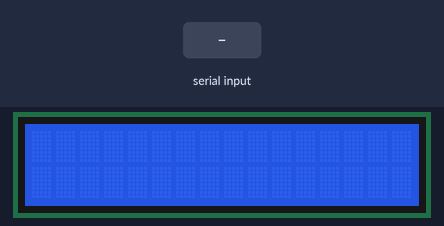
Simulated run of this sketch. Board: Arduino Mega 2560, built with avr-gcc and run on an emulated ATmega2560. Parts: 16×2 character LCD. The test bench sets the inputs (shaded band).

Above: at 2.2 s.
2.3 s: byte 30 received over Serial
3.8 s: byte 90 received over Serial
At 4.2 s:
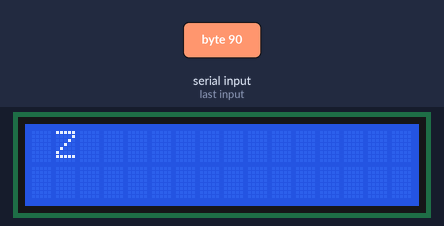
5.3 s: byte 120 received over Serial
At 6.5 s:
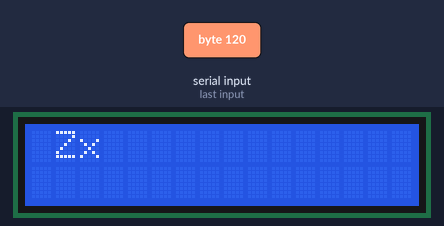
6.8 s: byte 30 received over Serial
8.3 s: byte 90 received over Serial
At 8.8 s:
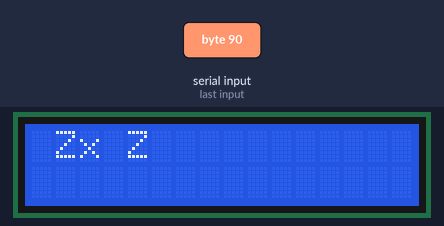
9.8 s: byte 120 received over Serial
At 11.1 s:
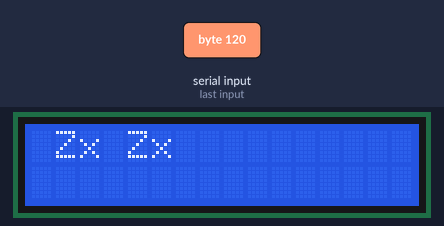
Timing chart, 0 to 12.3 s (numbered marks = the images above; inputs shaded):
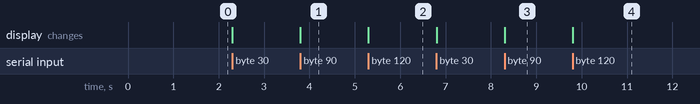

Measured:
- after the input at 3.8 s, the display: changes at once (image 1)
- after the input at 5.3 s, the display: changes at once (image 2)
- after the input at 8.3 s, the display: changes at once (image 3)
- after the input at 9.8 s, the display: changes at once (image 4)

The sketch:

16300206_EsclavoSerial.ino
```cpp
#include  <LiquidCrystal.h>
#include <Keypad.h>

LiquidCrystal lcd(51, 53, 43, 45, 47, 49); //RS, E, D4, D5, D6, D7

void setup() {
  lcd.begin(16, 2);
  lcd.home();
  delay(1000);
  Serial.begin(9600);
}

void loop() {
  while(Serial.available())
  {
    char numero = Serial.read();
    lcd.print(numero);
  }
}
```
